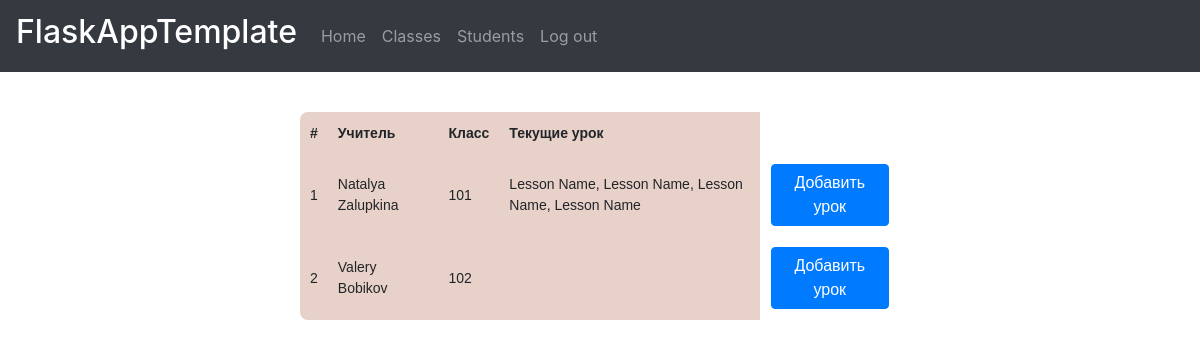
The page /classes (signed in) on the database its author committed.
### data/models/a_class.py (models this page shows)
class AClasses(SqlAlchemyBase):
    __tablename__ = 'a_classes'
    id = sa.Column('id', sa.Integer, autoincrement=True, primary_key=True)
    title = sa.Column('title', sa.String, nullable=True)
    teacher = sa.Column('teacher', sa.ForeignKey('teachers.id'), nullable=True)
    students_list = sa.Column('students_list', sa.String, nullable=True)
    cur_lessons_list = sa.Column('cur_lessons_list', sa.String, nullable=True)
    teachers = sa.orm.relation("Teachers", foreign_keys=[teacher])
    students = sa.orm.relation("Students")
    lessons = sa.orm.relation("Lessons")

### data/models/users.py (models this page shows, shortened)
class Users(SqlAlchemyBase, UserMixin):
    __tablename__ = 'users'
    id = sa.Column('id', sa.Integer, autoincrement=True, primary_key=True)
    surname = sa.Column('surname', sa.String, nullable=True)
    name = sa.Column('name', sa.String, nullable=True)
    birth_date = sa.Column('birth_date', sa.Date, nullable=True)
    role = sa.Column('role', sa.String, nullable=True)
    email = sa.Column('email', sa.String, nullable=True, unique=True)
    hashed_password = sa.Column('hashed_password', sa.String, nullable=True)
    teachers = sa.orm.relation("Teachers")
    students = sa.orm.relation("Students")

### data/models/lessons.py (models this page shows)
class Lessons(SqlAlchemyBase, SerializerMixin):
    __tablename__ = 'lessons'
    id = sa.Column('id', sa.Integer, autoincrement=True, primary_key=True)
    title = sa.Column('title', sa.String, nullable=True)
    to_subject = sa.Column('to_subject', sa.Integer, sa.ForeignKey("subjects.id"), nullable=True)
    to_task = sa.Column('to_task', sa.Integer, sa.ForeignKey("tasks.id"), nullable=True)
    to_class = sa.Column('to_class', sa.Integer, sa.ForeignKey("a_classes.id"), nullable=True)
    role = sa.Column('role', sa.String, nullable=True)
    lesson_date = sa.Column('lesson_date', sa.Date, nullable=True)
    author = sa.Column('author', sa.String, sa.ForeignKey("teachers.id"), nullable=True)
    completed_by = sa.Column('completed_by', sa.String, nullable=True)
    lesson_file = sa.Column('lesson_file', sa.String, nullable=True)
    subjects = sa.orm.relation("Subjects", foreign_keys=[to_subject])
    tasks = sa.orm.relation("Tasks", foreign_keys=[to_task])
    teachers = sa.orm.relation("Teachers", foreign_keys=[author])
    a_classes = sa.orm.relation("AClasses", foreign_keys=[to_class])

### main.py (the view)
@app.route('/classes')
def classes():
    if not current_user.is_authenticated:
        return redirect("/login")
    if current_user.role == "Student":
        return redirect("/")
    shadow = find_shadow(current_user)
    session = create_session()
    a_classes = session.query(AClasses).all()
    for cl in a_classes:
        cur_lessons_list = []
        for ls in session.query(Lessons).filter(Lessons.to_class == cl.id).all():
            if ls.lesson_date == datetime.datetime.today().date():
                cur_lessons_list.append(str(ls.id))
        cl.cur_lessons_list = ', '.join(cur_lessons_list)
    session.commit()
    lessons = {}
    session = create_session()
    a_classes = session.query(AClasses).all()
    for cl in a_classes:
        cur_lessons_list = cl.cur_lessons_list.split(", ")
        lessons[cl.title] = [session.query(Lessons).filter(Lessons.id == int(les)).first() for les in cur_lessons_list
                             if les]
    return render_template('classes.html',
                           current_user=current_user,
                           shadow=shadow,
                           a_classes=a_classes,
                           lessons=lessons)

### data/db_session.py (called while the page is built)
def create_session() -> Session:
    global __factory
    return __factory()

### main.py (called while the page is built)
def find_shadow(user):
    session = create_session()
    if user.role == 'Student':
        return session.query(Students).filter(Students.user_id == user.id).first()
    elif user.role == 'Teacher':
        return session.query(Teachers).filter(Teachers.user_id == user.id).first()

@login_manager.user_loader
def load_user(user_id):
    session = create_session()
    return session.query(Users).get(user_id)

### templates/classes.html (shortened to what this page needs)
{% extends "base.html" %}
{% block content %}
{% if current_user.role == "Teacher" %}
<table class="my_table">
    <tr>
        <th>#</th>
        <th>Учитель</th>
        <th>Класс</th>
        <th>Текущие урок</th>
        <th class="last_col"></th>
    </tr>
    {% for a_class in a_classes %}
        <tr>
            <td scope="row">{{ loop.index }}</td>
            <td>{{ a_class.teachers.users.name + " " + a_class.teachers.users.surname }}</td>
            <td>{{ a_class.title }}</td>
            <td>
                {% for lesson in lessons[a_class.title] %}{{ lesson.title }}{% if not loop.last %}, {% endif %}{% endfor %}
            </td>
            <td class="last_col">
                <a class="btn btn-primary" href="/lessoncreate/{{ a_class.id }}">Добавить урок</a>
            </td>
        </tr>
    {% endfor %}
</table>
{% endif %}
{% endblock %}

### templates/classes.html (style rules this page uses)
table { font-family: "Lucida Sans Unicode", "Lucida Grande", Sans-Serif; font-size: 14px; margin-top: 40px; margin-left: auto; margin-right: auto; background: #e8d1c8; max-width: 50%; width: 50%; border-collapse: collapse; border-radius: 8px 8px 8px 8px; }
td, th { padding: 10px; }
.last_col { background-color: white; border: 1px solid white; }

### rows shown on the page
AClasses: teachers.users "Natalya Zalupkina", title "101"
Lessons: title "Lesson Name"
Lessons: title "Lesson Name"
Lessons: title "Lesson Name"
Lessons: title "Lesson Name"
AClasses: teachers.users "Valery Bobikov", title "102"
